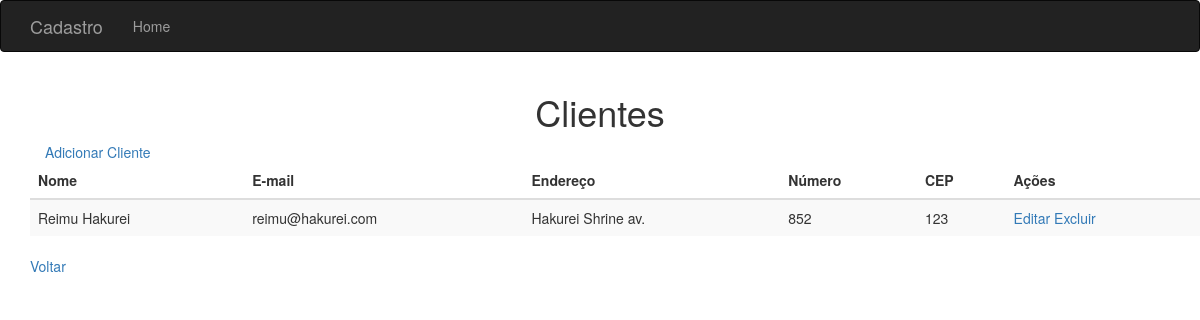
/consumer, run on the app's committed database.
### models.py (models this page shows)
class Consumer(db.Model):
    __tablename__ = 'consumer'
    id = db.Column('id', db.Integer, primary_key=True, autoincrement=True)
    name = db.Column(db.String(150))
    email = db.Column(db.String(150))
    password = db.Column(db.String(150))
    destiny_id = db.Column(db.Integer, db.ForeignKey('destiny.id'))

class Destiny(db.Model):
    __tablename__ = 'destiny'
    id = db.Column('id', db.Integer, primary_key=True, autoincrement=True)
    address = db.Column(db.String(200))
    number = db.Column(db.String(100))
    zipcode = db.Column(db.String(100))
    consumer = db.relationship('Consumer', backref="destiny")

### form.py (the view)
@form.route('/consumer')
def consumer():
    consumers = Consumer.query.with_entities(Consumer.id, Consumer.name,
                                             Consumer.email)
    destinies = Destiny.query.with_entities(Destiny.address, Destiny.number,
                                            Destiny.zipcode)
    print(consumer)
    return render_template('consumer/consumer.html', consumers=zip(consumers, destinies))

### templates/consumer/consumer.html (shortened to what this page needs)
{% extends "base.html" %}
{% block page_content %}
<h1 style="text-align: center;">Clientes</h1>
<div class="container">
    <div class="row">
        <div class="col-xs-12">
            <a href="/add_consumer">Adicionar Cliente</a>
        </div>
        <div class="mh-100" id="consumer_table">
            <table class="table table-striped w-auto">
                <thead class="thead-dark">
                    <tr>
                        <th scope="col">Nome</th>
                        <th scope="col">E-mail</th>
                        <th scope="col">Endereço</th>
                        <th scope="col">Número</th>
                        <th scope="col">CEP</th>
                        <th scope="col">Ações</th>
                    </tr>
                </thead>
                <tbody>
                    {% for c, d in consumers %}
                    <tr>
                        <td scope="row">{{c.name}}</td>
                        <td scope="row">{{c.email}}</td>
                        <td scope="row">{{d.address}}</td>
                        <td scope="row">{{d.number}}</td>
                        <td scope="row">{{d.zipcode}}</td>
                        <td>
                            <a href="/edit_consumer/{{c.id}}">Editar</a>
                            <a href="/delete_consumer/{{c.id}}">Excluir</a>
                        </td>
                    </tr>
                    {% endfor %}
                </tbody>
            </table>
        </div>
    </div>
</div>
<div class="return">
    <a href="/index">Voltar</a>
</div>
{% endblock %}

### data on the page
Consumer: name "Reimu Hakurei", email "reimu@hakurei.com"
Destiny: address "Hakurei Shrine av.", number "852", zipcode "123"
